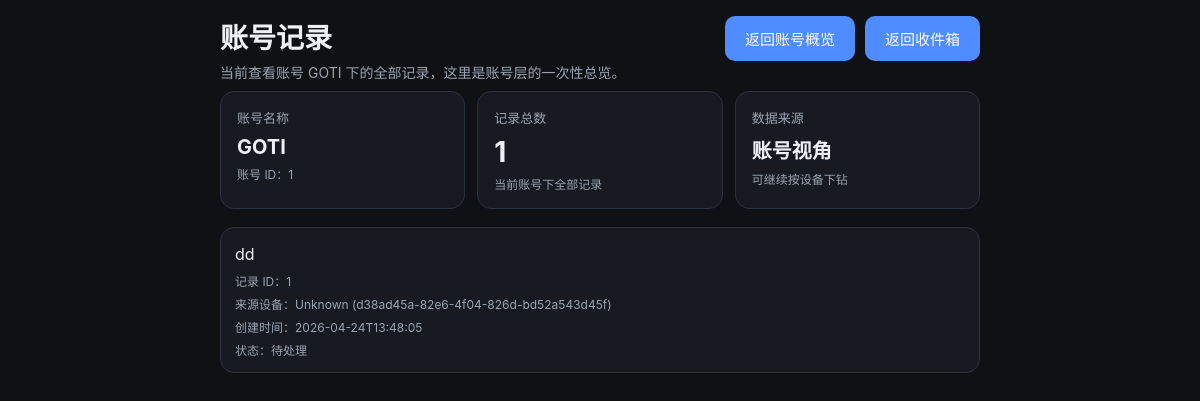
/account/items, run on the app's committed database.
### tables this page shows
CREATE TABLE users (
            id INTEGER PRIMARY KEY AUTOINCREMENT,
            name TEXT NOT NULL DEFAULT 'default',
            created_at TEXT NOT NULL DEFAULT (datetime('now'))
        , approval_status TEXT NOT NULL DEFAULT 'approved', join_code TEXT, approved_at TEXT, api_token TEXT);

CREATE TABLE inbox_items (
            id INTEGER PRIMARY KEY AUTOINCREMENT,
            content TEXT NOT NULL,
            status TEXT NOT NULL DEFAULT 'inbox',
            created_at TEXT NOT NULL,
            updated_at TEXT NOT NULL
        , user_id INTEGER NOT NULL DEFAULT 1, source_device_id TEXT);

### app/main.py (the view)
@app.route("/account/items")
def account_items_page():
    guard = admin_guard()
    if guard:
        return guard
    raw_user_id = request.args.get("user_id")
    if raw_user_id:
        user_id = int(raw_user_id)
    else:
        approved_users = get_users("approved")
        if not approved_users:
            return redirect(url_for("admin_accounts_page"))
        user_id = approved_users[0]["id"]
    q = request.args.get("q", "").strip()
    user, items = get_account_items(user_id, q if q else None)
    return render_template("account_items.html", user=user, items=items, q=q)

### app/main.py (called while the page is built)
def get_conn():
    conn = sqlite3.connect(str(DB_PATH))
    conn.row_factory = sqlite3.Row
    return conn

def admin_cookie_value():
    if not ADMIN_PASSWORD:
        return None
    return hashlib.sha256(ADMIN_PASSWORD.encode()).hexdigest()

def is_admin_authenticated():
    expected = admin_cookie_value()
    if not expected:
        return True
    actual = request.cookies.get(ADMIN_COOKIE, "")
    return hmac.compare_digest(actual, expected)

def admin_guard():
    if is_admin_authenticated():
        return None
    next_path = request.path
    if request.query_string:
        next_path += "?" + request.query_string.decode()
    return redirect(url_for("admin_login_page", next=next_path))

def get_users(approval_status=None):
    conn = get_conn()
    query = """
        SELECT u.id, u.name, u.approval_status, u.join_code, u.created_at, u.approved_at,
               COUNT(DISTINCT d.id) AS device_count,
               COUNT(i.id) AS item_count
        FROM users u
        LEFT JOIN devices d ON d.user_id = u.id
        LEFT JOIN inbox_items i ON i.user_id = u.id
        WHERE 1 = 1
    """
    params = []
    if approval_status is not None:
        query += " AND u.approval_status = ?"
        params.append(approval_status)
    query += " GROUP BY u.id, u.name, u.approval_status, u.join_code, u.created_at, u.approved_at ORDER BY u.created_at DESC, u.id DESC"
    rows = conn.execute(query, params).fetchall()
    conn.close()
    return [dict(r) for r in rows]

### app/templates/account_items.html (shortened to what this page needs)
<!doctype html>
<html lang="zh-CN">
<head>
  <link rel="stylesheet" href="/static/style.css" />
</head>
<body>
  <main class="container">
    <header class="header">
      <div class="title-row">
        <div>
          <h1>账号记录</h1>
          <p class="subtitle">当前查看账号 {{ user.name }} 下的全部记录，这里是账号层的一次性总览。</p>
        </div>
        <div class="toolbar-actions">
          <a class="nav-link" href="/account?user_id={{ user.id }}">返回账号概览</a>
          <a class="nav-link" href="/">返回收件箱</a>
        </div>
      </div>
    </header>
    <section class="summary-grid">
      <article class="summary-card">
        <div class="summary-label">账号名称</div>
        <div class="summary-value small">{{ user.name }}</div>
        <div class="item-meta">账号 ID：{{ user.id }}</div>
      </article>
      <article class="summary-card">
        <div class="summary-label">记录总数</div>
        <div class="summary-value">{{ items|length }}</div>
        <div class="item-meta">当前账号下全部记录</div>
      </article>
      <article class="summary-card">
        <div class="summary-label">数据来源</div>
        <div class="summary-value small">账号视角</div>
        <div class="item-meta">可继续按设备下钻</div>
      </article>
    </section>
    <section class="list">
      {% if items %}
        {% for item in items %}
          <article class="item {% if item.status == 'done' %}done{% endif %}">
            <div class="item-main grow">
              <div class="item-content">{{ item.content }}</div>
              <div class="item-meta">记录 ID：{{ item.id }}</div>
              <div class="item-meta">来源设备：{{ item.source_device_name or 'Unknown' }} ({{ item.source_device_id or '-' }})</div>
              <div class="item-meta">创建时间：{{ item.created_at or '-' }}</div>
              <div class="item-meta">状态：{{ '已完成' if item.status == 'done' else '待处理' }}</div>
            </div>
          </article>
        {% endfor %}
      {% else %}
        <div class="empty">这个账号下还没有记录。</div>
      {% endif %}
    </section>
  </main>
</body>
</html>

### app/static/style.css (style rules this page uses)
:root { color-scheme: light dark; --bg: #0f1115; --panel: #171a21; --panel-2: #202531; --text: #eef2f7; --muted: #9aa4b2; --accent: #4f8cff; --danger: #e25b5b; --border: #2b3240; --success: #5bd88e; --warning: #f0c35b; }
body { margin: 0; font-family: -apple-system, BlinkMacSystemFont, "Segoe UI", sans-serif; background: var(--bg); color: var(--text); -webkit-tap-highlight-color: transparent; }
.container { max-width: 760px; margin: 0 auto; padding: 16px; }
.title-row { display: flex; align-items: flex-start; justify-content: space-between; gap: 16px; flex-wrap: wrap; }
.toolbar-actions { display: flex; gap: 10px; flex-wrap: wrap; }
.header h1 { margin: 0 0 6px 0; font-size: 28px; }
.header p { color: var(--muted); margin: 0 0 8px 0; font-size: 14px; line-height: 1.5; }
.capture-box, .item, .empty, .toolbar, .summary-card { background: var(--panel); border: 1px solid var(--border); border-radius: 14px; }
button, .secondary-button, .nav-link { border: 0; border-radius: 10px; background: var(--accent); color: white; padding: 12px 20px; cursor: pointer; font-size: 15px; font-weight: 500; transition: transform 0.05s ease, opacity 0.1s ease; text-decoration: none; display: inline-flex; align-items: center; justify-content: center; box-sizing: border-box; }
.list { display: grid; gap: 10px; }
.summary-grid { display: grid; grid-template-columns: repeat(3, minmax(0, 1fr)); gap: 12px; margin-bottom: 18px; }
.summary-card { padding: 16px; }
.summary-label { color: var(--muted); font-size: 13px; margin-bottom: 8px; }
.summary-value { font-size: 28px; font-weight: 700; }
.summary-value.small { font-size: 20px; }
.item { display: flex; justify-content: space-between; gap: 12px; padding: 14px; }
.item-main.grow { flex: 1; }
.item-content { font-size: 16px; line-height: 1.5; word-break: break-word; }
.item-meta { margin-top: 6px; color: var(--muted); font-size: 12px; word-break: break-all; }

### data on the page
users: name "GOTI", id "1"
inbox_items: content "dd", id "1", source_device_name "Unknown", source_device "d38ad45a-82e6-4f04-826d-bd52a543d45f", created_at "2026-04-24T13:48:05", status "待处理"

### other printed values
{{ items|length }} "1"
